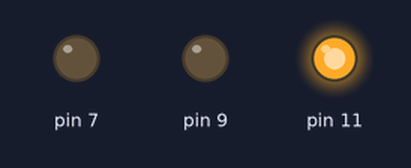
This sketch was run on a simulated Arduino Uno, built with avr-gcc and run on an emulated ATmega328P. Parts: output pins drawn as LEDs (lit = HIGH).

Above: at 0.2 s.
At 0.7 s:
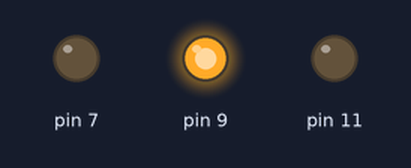
At 2.7 s:
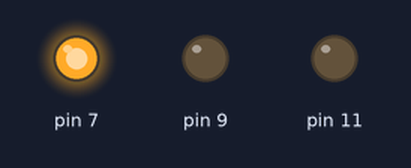
Timing chart, 0 to 3.5 s (numbered marks = the images above):
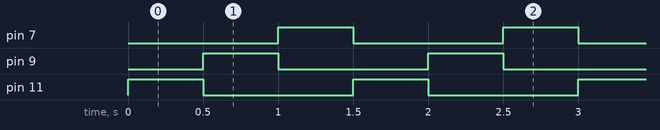

Measured:
- by itself, pin 7, pin 9, pin 11: alternates HIGH for 0.50 s and LOW for 1.0 s
- by itself, everything shown: repeats every 1.5 s, in 3 steps

The sketch:

water_switch.ino
```cpp
void setup() {
  // put your setup code here, to run once:
  pinMode(11,OUTPUT);
  pinMode(9,OUTPUT);
  pinMode(7,OUTPUT);
}

void loop() {
  // put your main code here, to run repeatedly:
  digitalWrite(7,LOW);
  digitalWrite(11,HIGH);
  delay(500);
  digitalWrite(11,LOW);
  digitalWrite(9,HIGH);
  delay(500);
  digitalWrite(9,LOW);
  digitalWrite(7,HIGH);
  delay(500);
}
```
